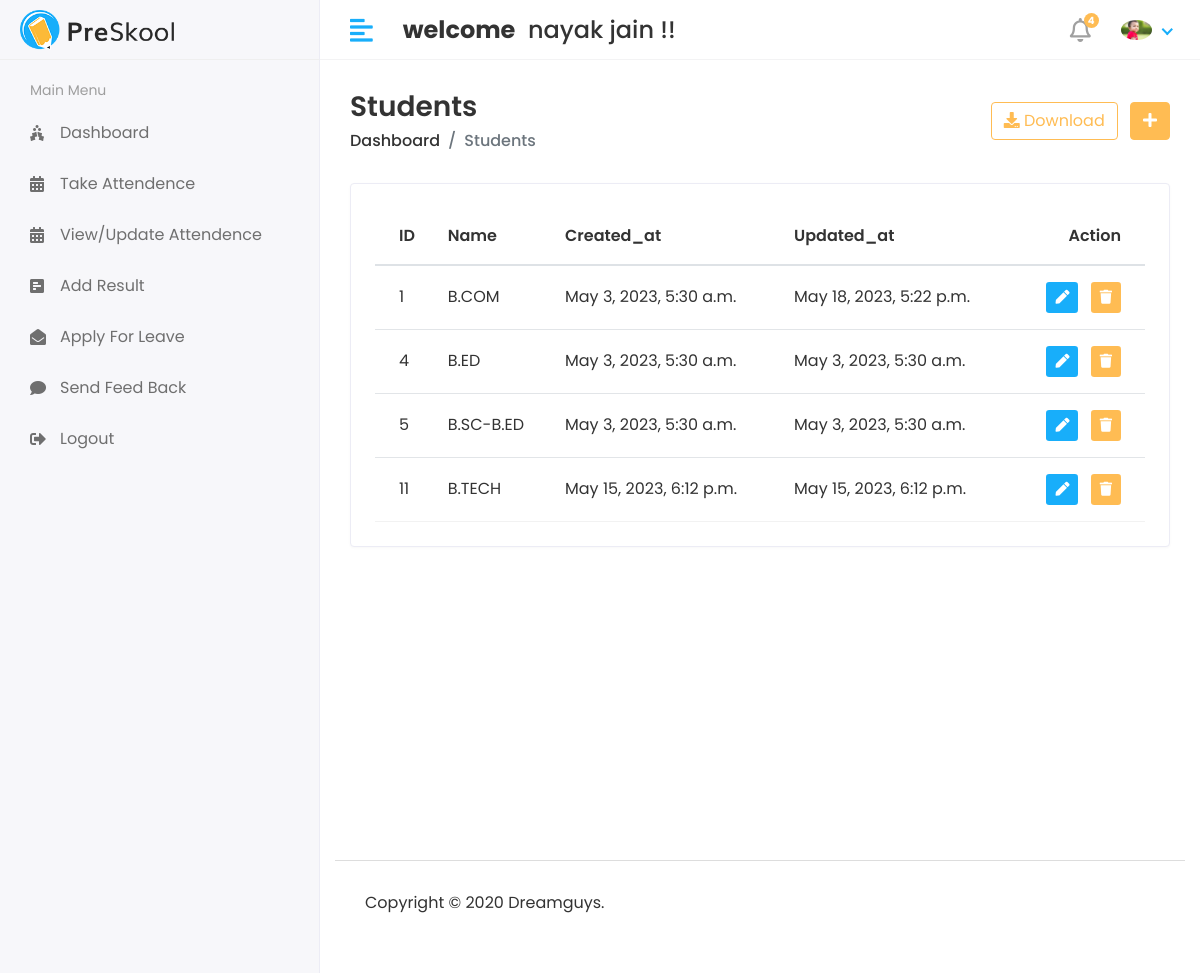
Before: /hod/course/view (signed in) with the older database file.
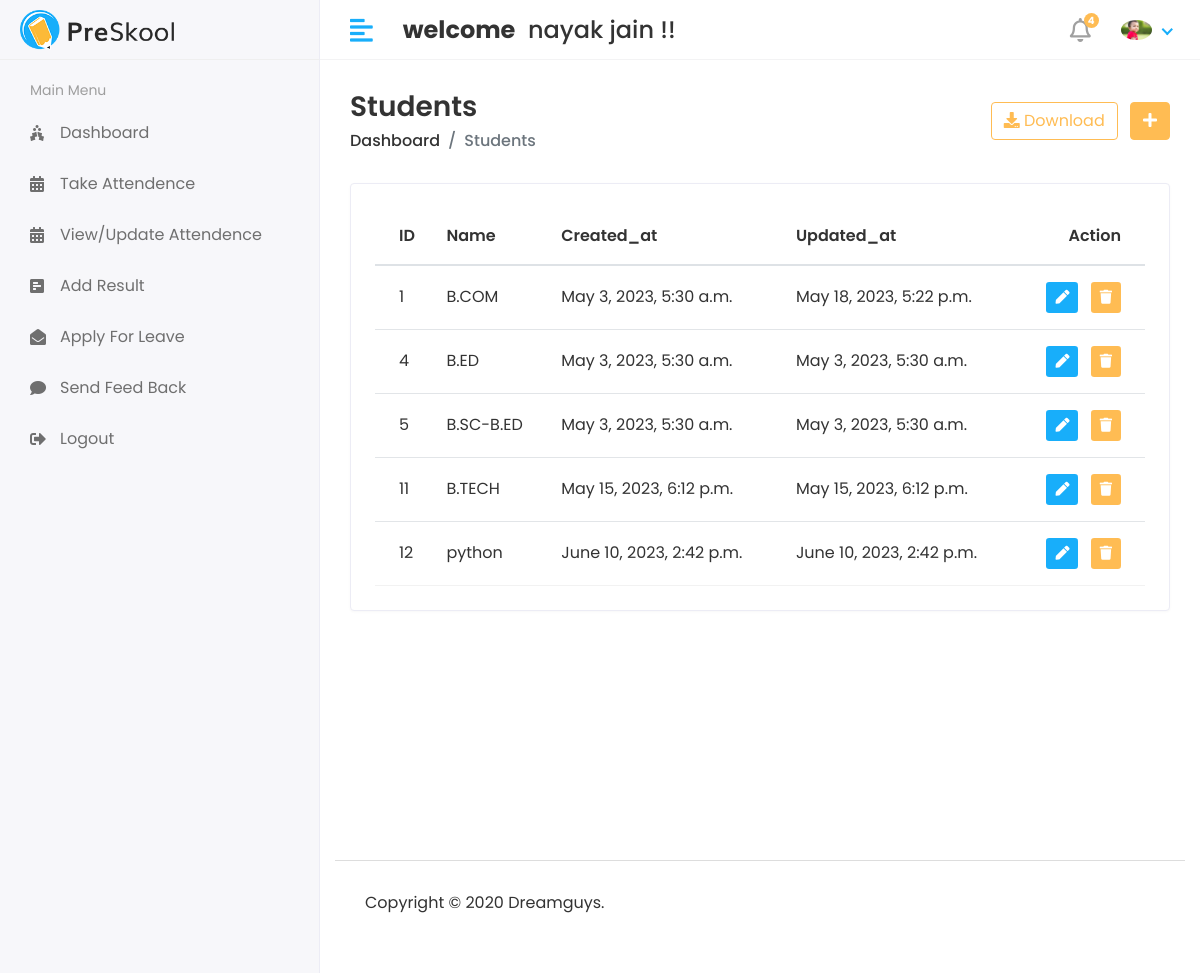
After: the same page with the newer database file.
### app/models.py (models this page shows, shortened)
class Courses(models.Model):
    name = models.CharField(max_length=100)
    created_at = models.DateTimeField(auto_now_add=True)
    updated_at = models.DateTimeField(auto_now=True)

### student_management_system/Hod_views.py (the view)
# urls.py: path('hod/course/view',Hod_views.COURSE_VIEW,name='course_view'),
@login_required(login_url='/')
def COURSE_VIEW(request):
    course = Courses.objects.all()
    context = {
        'course' : course
    }
    return render(request,'Hod/course_view.html',context)

### templates/Hod/course_view.html (shortened to what this page needs)
{% extends 'base.html' %}
{% block content %}
<div class="page-wrapper">
    <div class="content container-fluid">
       <div class="page-header">
          <div class="row align-items-center">
             <div class="col">
                <h3 class="page-title">Students</h3>
                <ul class="breadcrumb">
                   <li class="breadcrumb-item"><a href="index.html">Dashboard</a></li>
                   <li class="breadcrumb-item active">Students</li>
                </ul>
             </div>
             <div class="col-auto text-right float-right ml-auto">
                <a href="#" class="btn btn-outline-primary mr-2"><i class="fas fa-download"></i> Download</a>
                <a href="add-student.html" class="btn btn-primary"><i class="fas fa-plus"></i></a>
             </div>
          </div>
       </div>
       <div class="row">
          <div class="col-sm-12">
             <div class="card card-table">
                <div class="card-body">
                   <div class="table-responsive">
                      <table class="table table-hover table-center mb-0 datatable">
                         <thead>
                            <tr>
                               <th>ID</th>
                               <th>Name</th>
                               <th>Created_at</th>
                               <th>Updated_at</th>
                               <th class="text-right">Action</th>
                            </tr>
                         </thead>
                         <tbody>
                            {% for i in course %}
                            <tr>
                               <td>{{i.id}}</td>
                               <td>{{i.name}}</td>
                               <td>{{i.created_at}}</td>
                               <td>{{i.updated_at}}</td>
                               <td class="text-right">
                                  <div class="actions">
                                     <a href="{% url 'edit_course' i.id %}" class="btn btn-sm bg-success-light mr-2">
                                     <i class="fas fa-pen"></i>
                                     </a>
                                     <a href="#" class="btn btn-sm bg-danger-light">
                                     <i class="fas fa-trash"></i>
                                     </a>
                                  </div>
                               </td>
                            </tr>
                            {% endfor %}
                         </tbody>
                      </table>
                   </div>
                </div>
             </div>
          </div>
       </div>
    </div>
 </div>
{% endblock %}

Changed rows visible on the page:
added Courses: id "12", name "python", created_at "June 10, 2023, 2:42 p.m.", updated_at "June 10, 2023, 2:42 p.m."
